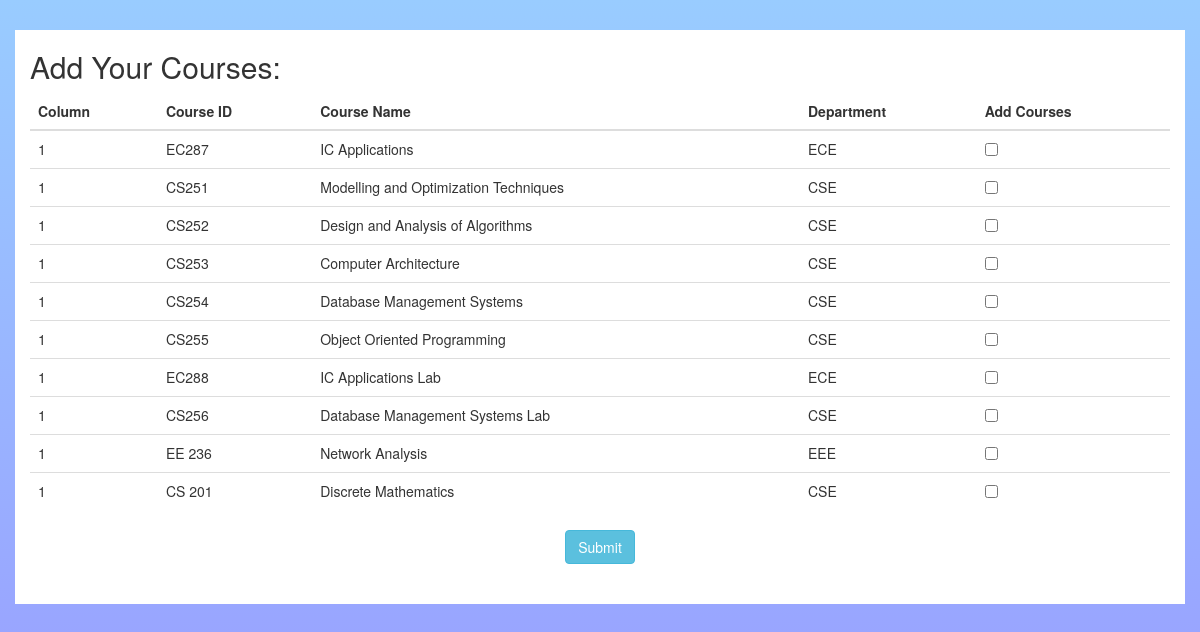
Page /facultyRegister/soniya on the committed database.
### courses/models.py (models this page shows, shortened)
class course(models.Model):
	cid=models.CharField(max_length=10)
	cname=models.CharField(max_length=40)
	cdept=models.CharField(max_length=30)

### faculty/views.py (the view)
# urls.py: path('facultyRegister/<username>',views.view_courses_faculty,name="viewcourses"),
def view_courses_faculty(request,username):
    allcourse=list(course.objects.all())
    if request.method=='POST':
        checklist= request.POST.getlist('checks[]')
        print(username)
        for c in checklist:
            print(c)
            fc=faculty_courses(fusername=username,cid=c)
            fc.save()
        return redirect('facultyLogin')
    else:
        return render(request,'fview_courses.html',{'course':allcourse})

### faculty/templates/fview_courses.html (shortened to what this page needs)
{% extends "base.html" %}
{% load static %}
{% block body %}
<div class="container" style="background-color: white; margin-top: 30px;">
	{% if course %}
  <h2>Add Your Courses:</h2>
  <form method='POST'>
  <table class="table">
    <thead>
      <tr>
        <th>Column</th>
        <th>Course ID</th>
        <th>Course Name</th>
        <th>Department</th>
        <th>Add Courses</th>
      </tr>
    </thead>
    <tbody>
      {% for i in course %}
      <tr>
        <td>1</td>
        <td>{{i.cid}}</td>
        <td>{{i.cname}}</td>
        <td>{{i.cdept}}</td>
        <td>
              <div class="custom-control custom-checkbox">
                  <input type="checkbox" class="custom-control-input" name ="checks[]" value="{{i.cid}}" id="customCheck1" >
              </div>
        </td>
		{% endfor %}
    </tbody>
  </table>
  <input type="submit" class="btn btn-info center-block" value="Submit">
  <br>
  <br>
</div>
{% else %}
		<p> unable to print courses</p>
	{% endif %}
{% endblock %}

### faculty/templates/base.html (style rules this page uses)
body { height: 100vh; background: linear-gradient(#99ccff, #9999ff); }

### rows in the picture
course: cid "EC287", cname "IC Applications", cdept "ECE"
course: cid "CS251", cname "Modelling and Optimization Techniques", cdept "CSE"
course: cid "CS252", cname "Design and Analysis of Algorithms", cdept "CSE"
course: cid "CS253", cname "Computer Architecture", cdept "CSE"
course: cid "CS254", cname "Database Management Systems", cdept "CSE"
course: cid "CS255", cname "Object Oriented Programming", cdept "CSE"
course: cid "EC288", cname "IC Applications Lab", cdept "ECE"
course: cid "CS256", cname "Database Management Systems Lab", cdept "CSE"
course: cid "EE 236", cname "Network Analysis", cdept "EEE"
course: cid "CS 201", cname "Discrete Mathematics", cdept "CSE"
